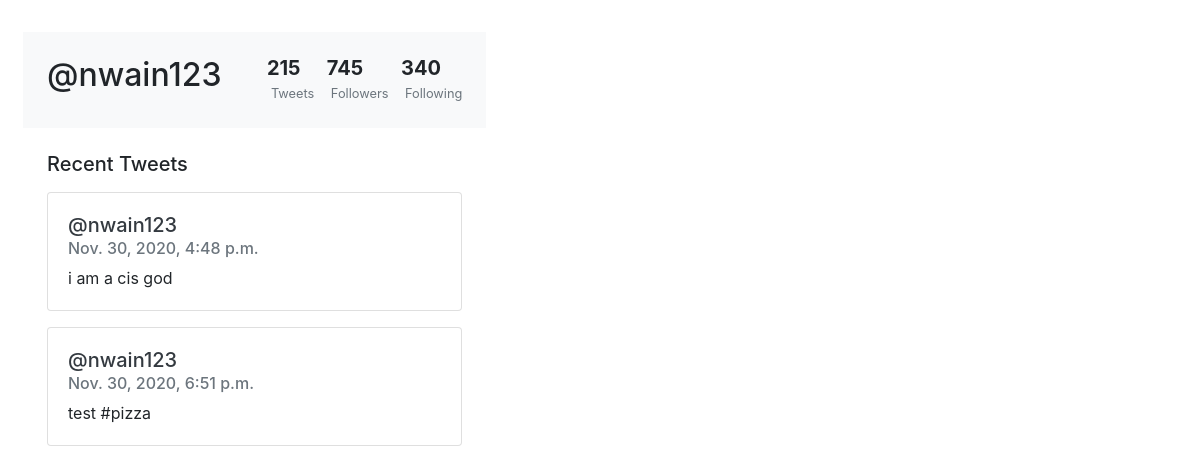
The app's page /profile/nwain123/, older data.
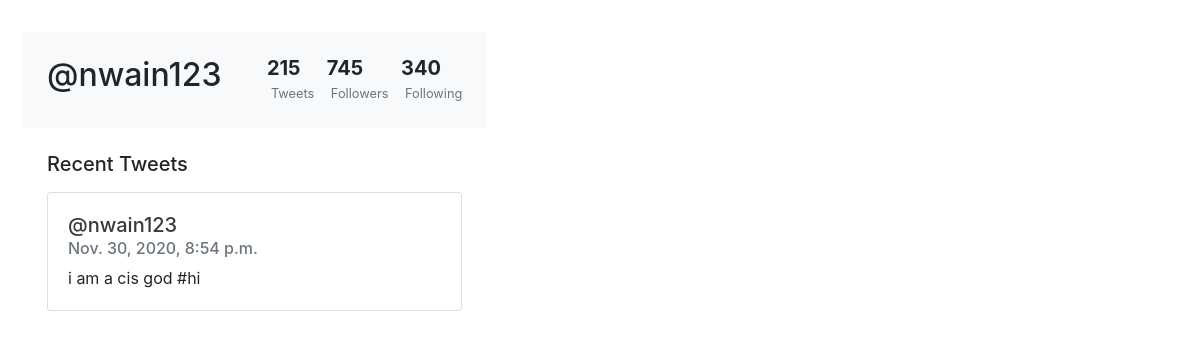
The same page, newer data.
### twitterApp/models.py (models this page shows, shortened)
class Tweet(models.Model):
    author = models.ForeignKey(User, on_delete=models.CASCADE)
    body = models.TextField()
    timeStamp = models.DateTimeField(auto_now=True)
    tags = models.ManyToManyField('Hashtag', blank=True)
    likes = models.ManyToManyField(User, related_name='likedTweet')

### twitterApp/views.py (the view)
# urls.py: path('profile/<username>/', profile_view, name="profile_view"),
def profile_view(request, username):
    user = User.objects.get(username=username)
    tweets = Tweet.objects.all()
    userTweets = []
    for tweet in tweets:
        if tweet.author == user:
            userTweets.append(tweet)
    return render(request, 'profile.html', {'user': user, 'userTweets': userTweets})

### twitterApp/templates/profile.html (shortened to what this page needs)
<!doctype html>
<html lang="en">
  <head>
    <link rel="stylesheet" href="https://stackpath.bootstrapcdn.com/bootstrap/4.3.1/css/bootstrap.min.css">
  </head>
  <body>
    <div class="row m-2">
      <div class="col-md-5">
              <div class="px-4 pt-0 pb-4 cover">
              </div>
              <div class="bg-light p-4 d-flex justify-content-between">
                <h2>@{{user.username}}</h2>
                  <ul class="list-inline mb-0">
                      <li class="list-inline-item">
                          <h5 class="font-weight-bold mb-0 d-block">215</h5><small class="text-muted"> Tweets</small>
                      </li>
                      <li class="list-inline-item">
                          <h5 class="font-weight-bold mb-0 d-block">745</h5><small class="text-muted"> Followers</small>
                      </li>
                      <li class="list-inline-item">
                          <h5 class="font-weight-bold mb-0 d-block">340</h5><small class="text-muted"> Following</small>
                      </li>
                  </ul>
              </div>
              <div class="py-4 px-4">
                  <div class="d-flex align-items-center justify-content-between mb-3">
                      <h5 class="mb-0">Recent Tweets</h5>
                  </div>
                  <div class="row">
                    <div class="col">
                      {% for tweet in userTweets %}
                      <div class="card mb-3">
                        <div class="card-body">
                          <h5><a class="text-dark" href="{% url 'profile_view' tweet.author%}">@{{tweet.author}}</a></h5>
                          <h6 class="card-subtitle mb-2 text-muted">{{tweet.timeStamp}}</h6>
                          <p class="card-text">{{tweet.body}}</p>
                        </div>
                      </div>
                      {% endfor %}
                    </div>
                  </div>
              </div>
          </div>
      </div>
  </body>
</html>

Row changes from the older to the newer data that the page shows:
removed Tweet: author "nwain123", timeStamp "Nov. 30, 2020, 4:48 p.m.", body "i am a cis god"
removed Tweet: author "nwain123", timeStamp "Nov. 30, 2020, 6:51 p.m.", body "test #pizza"
added Tweet: author "nwain123", timeStamp "Nov. 30, 2020, 8:54 p.m.", body "i am a cis god #hi"
